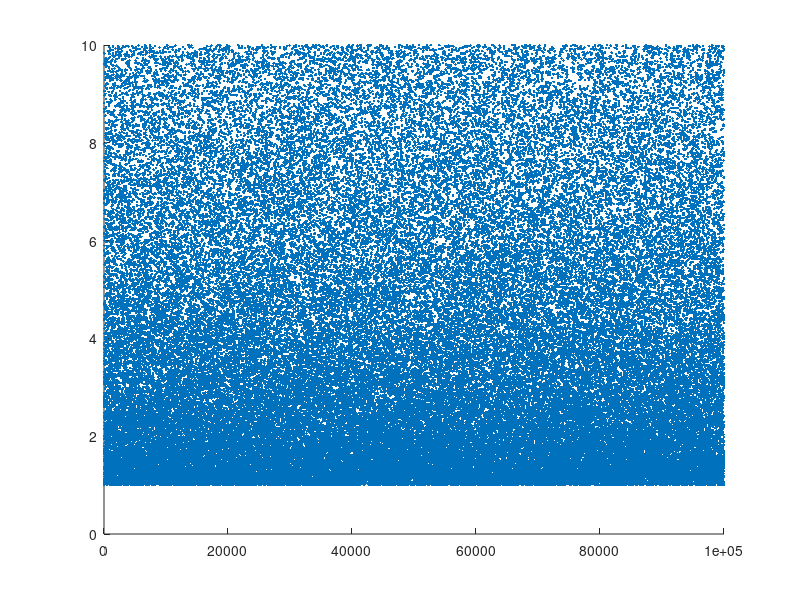
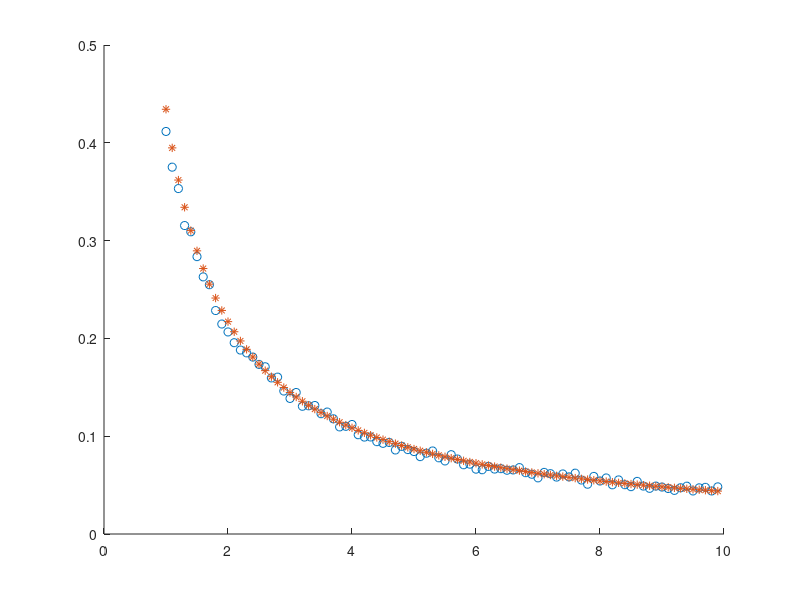
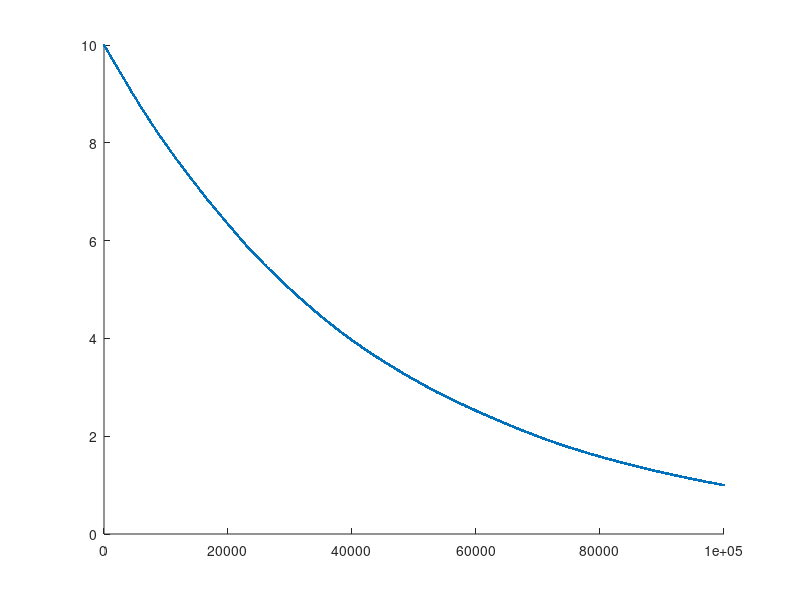

Reproduce these figures in MATLAB, in order.
rng(1,'twister')


n=100000;
div=0.1;
numb=(log(10)*rand(1,n))';
vals=exp(numb);
tabulate(div*floor(vals/div))
t=tabulate(div*floor(vals/div));
dist=[];
dist(:,1)=t(:,1);
dist(:,2)=t(:,2)/(n*div);

figure(1);
hold all
x=1:1:n;
plot(x,vals,'.')
saveas(gcf,'HW8_1vals','epsc');
hold off
figure(2);
hold all
dist(:,3)=1./(dist(:,1)*log(10))
plot(dist(:,1),dist(:,2),'o')
plot(dist(:,1),dist(:,3),'*')
saveas(gcf,'HW8_1dist','epsc');
%plot(y,10./(y+1),'*')
%plot(vals)
figure(3);
hold all
plot(x,sort(vals,'descend'),'.')
hold off
saveas(gcf,'HW8_1ordervals','epsc');